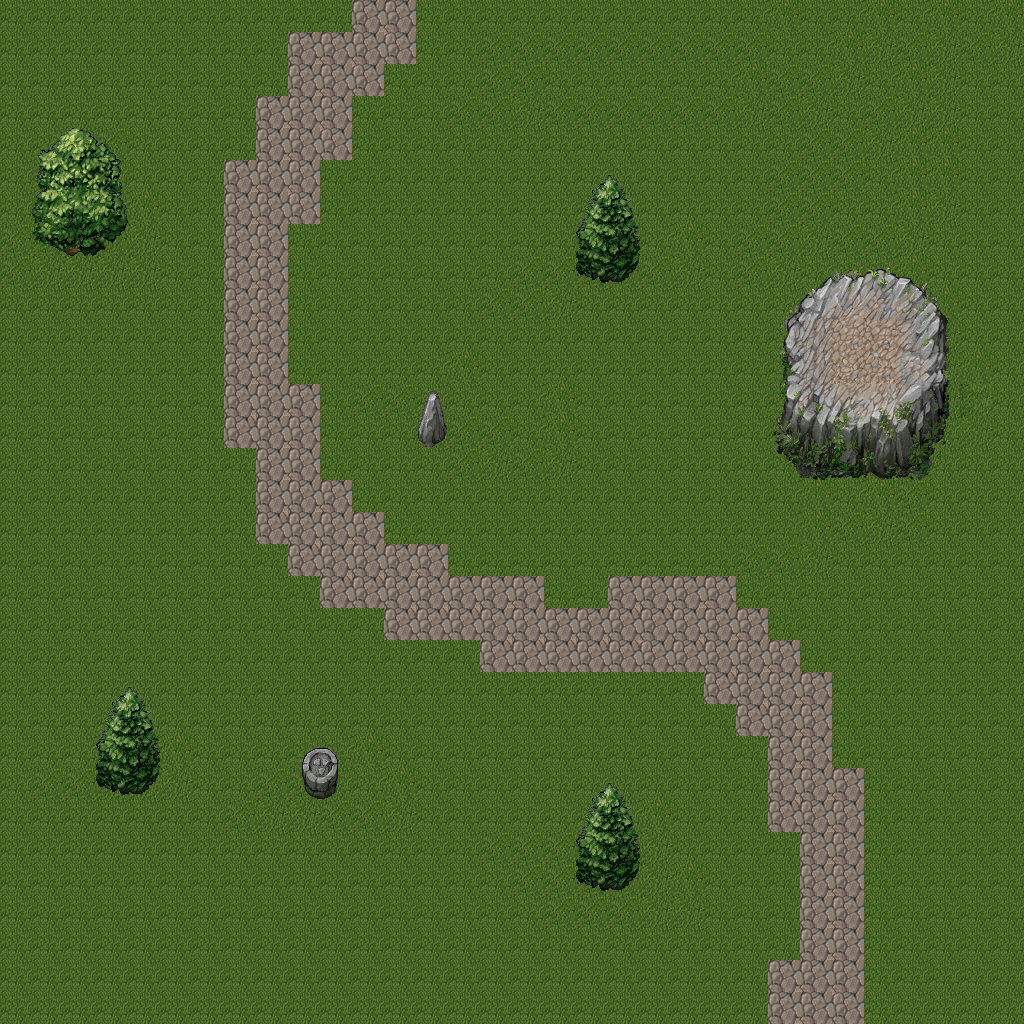

The image is a tile-based game level rendered from a .tmx file. Its description and source (layers, tilesets, objects; grid data summarised) follow:
An orthogonal 32x32 tile map with 32x32 px tiles, 4 tile layers (background, lowground, sprites, foreground).

<map version="1.0" orientation="orthogonal" renderorder="left-down" width="32" height="32" tilewidth="32" tileheight="32">
 <tileset firstgid="1" name="GivenTileSet" tilewidth="32" tileheight="32">
  <image source="tileset.png" width="512" height="512" />
 </tileset>
 <layer name="background" width="32" height="32">
  <data>[1024 cells, 1024 non-empty, 10 distinct tile ids]</data>
 </layer>
 <layer name="lowground" width="32" height="32" opacity="0.89">
  <data>[1024 cells, 61 non-empty, 29 distinct tile ids]</data>
 </layer>
 <layer name="sprites" width="32" height="32">
  <data>[1024 cells, 0 non-empty, 0 distinct tile ids]</data>
 </layer>
 <layer name="foreground" width="32" height="32">
  <data>[1024 cells, 51 non-empty, 43 distinct tile ids]</data>
 </layer>
</map>
